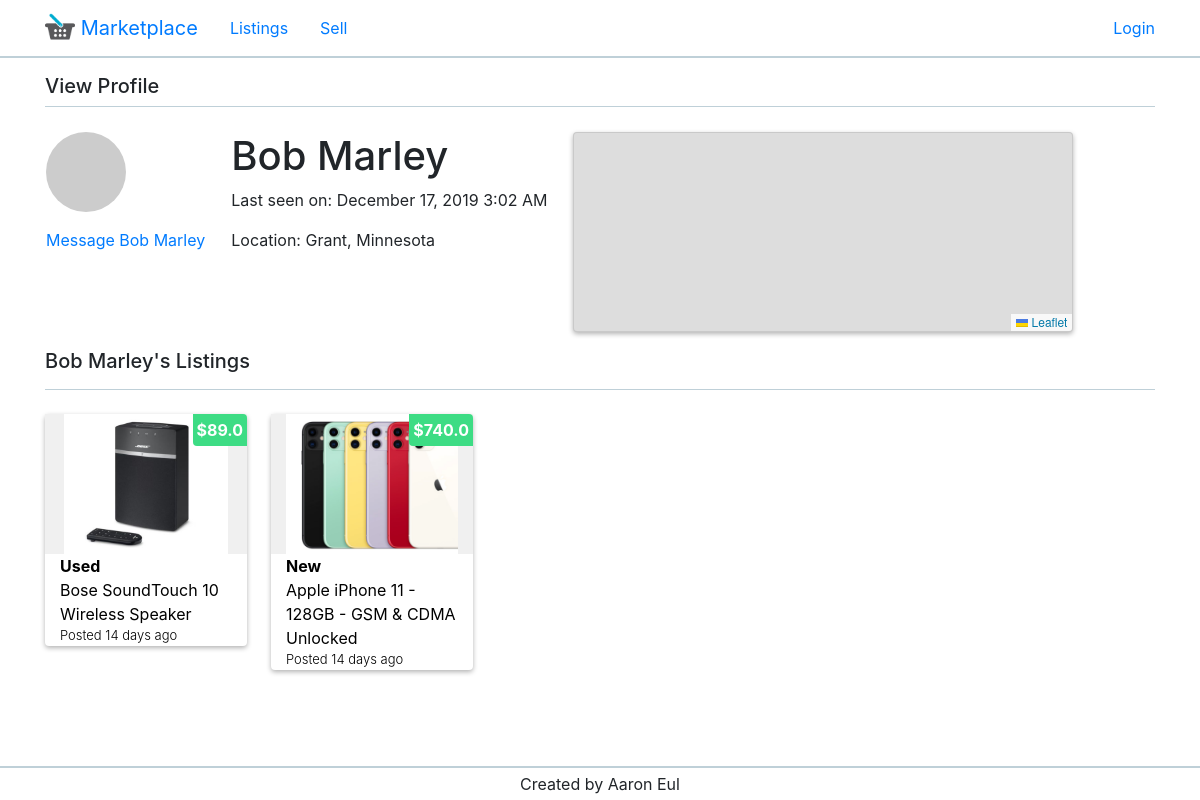
/user/2, run on the app's committed database.
### app/models.py (models this page shows, shortened)
class User(UserMixin, db.Model):
    id = db.Column(db.Integer, primary_key=True)
    name = db.Column(db.String(30))
    email = db.Column(db.String(120), index=True, unique=True)
    password_hash = db.Column(db.String(128))
    state = db.Column(db.String(20))
    city = db.Column(db.String(50))
    listings = db.relationship('Listing', backref='author', lazy='dynamic')
    last_seen = db.Column(db.DateTime, default=datetime.utcnow)
    def avatar(self, size):
        digest = md5(self.email.lower().encode('utf-8')).hexdigest()
        return 'https://www.gravatar.com/avatar/{}?d=identicon&s={}'.format(digest, size)

class Listing(db.Model):
    id = db.Column(db.Integer, primary_key=True)
    title = db.Column(db.String(100))
    price = db.Column(db.String(20))  # number db.Float
    condition = db.Column(db.String(10))
    body = db.Column(db.String(300))
    timestamp = db.Column(db.DateTime, index=True, default=datetime.utcnow)
    user_id = db.Column(db.Integer, db.ForeignKey('user.id'))

class Image(db.Model):
    id = db.Column(db.Integer, primary_key=True)
    name = db.Column(db.String(100))
    extension = db.Column(db.String(100))
    instance = db.Column(db.Integer)
    src = db.Column(db.String(100))
    listing_id = db.Column(db.Integer, db.ForeignKey('listing.id'))

### app/routes.py (the view)
@app.route('/user/<id>')
def user(id):
    _user = User.query.filter_by(id=id).first_or_404()
    listings = Listing.query.filter_by(user_id=_user.id).order_by(Listing.timestamp.desc()).all()
    favorite_listings = []
    if _user == current_user:
        favorites = Favorite.query.filter_by(user_id=current_user.id).all()
        for fav in favorites:
            _listing = Listing.query.filter_by(id=fav.listing_id).first()
            favorite_listings.append(_listing)
    images = {}
    for _listing in listings:
        images[_listing.id] = Image.query.filter_by(listing_id=_listing.id).first()
    return render_template('user.html', user=_user, listings=listings, images=images, title='View Profile', user_info=False, favorites=favorite_listings)

### app/routes.py (called while the page is built)
@app.before_request
def before_request():
    if current_user.is_authenticated:
        current_user.last_seen = datetime.utcnow()
        db.session.commit()

### app/templates/user.html (shortened to what this page needs)
{% extends "base.html" %}
{% block app_content %}
    <link rel="stylesheet" href="https://unpkg.com/leaflet@1.6.0/dist/leaflet.css"
/>
    <table id="user-table">
        <tr valign="top">
            <td class="mr-4">
                <img class="profile-image" src="{{ user.avatar(128) }}">
                {% if user == current_user %}
                    <p class="mt-3 mb-0"><a href="{{ url_for('edit_profile') }}">Edit your profile</a></p>
                {% else %}
                    <p class="mt-3 mb-0"><a href="{{ url_for('message', id=user.id) }}">Message {{ user.name }}</a></p>
                {% endif %}
            </td>
            <td class="mr-4">
                <h1>{{ user.name }}</h1>
                {% if user.last_seen %}
                    <p>Last seen on: {{ moment(user.last_seen).format('LLL') }}</p>
                {% endif %}
                <p>Location: {{ user.city }}, {{ user.state }}</p>
            </td>
            <td>
                <div id="map"></div>
            </td>
        </tr>
    </table>
    {% if listings %}
    <div class="title-container mt-3 mb-4">
        <h5 class="mt-3 mb-3">
            {% if user == current_user %}
                My
            {% else %}
                {{ user.name }}'s
            {% endif %}
            Listings
        </h5>
    </div>
    {% endif %}
    {% include "_listings.html" %}
{% endblock %}

### app/templates/_listing.html (shortened to what this page needs)
<div class="listing mb-4 ml-4">
    <a class="listing-a" href="{{ url_for('listing', id=listing.id) }}">
        <div class="price p-1">${{ listing.price }}</div>
        <div class="container-fluid image-container">
            <div>
                <img height="140" width="auto" src="../static/listing_images/{{ images[listing.id].src }}"/>
            </div>
        </div>
    </a>
    <div class="container-fluid">
        <a class="listing-a" href="{{ url_for('listing', id=listing.id) }}">
            <p class="condition m-0">{{ listing.condition }}</p>
            <p class="m-0">{{ listing.title }}</p>
            <p class="m-0 time-created">Posted {{ moment(listing.timestamp).fromNow() }}</p>
        </a>
    </div>
</div>

### app/static/style/style.css (style rules this page uses)
.profile-image { border-radius: 50%; }
#user-table td { display: inline-block; }
#map { width: 500px; height: 200px; overflow: hidden; box-shadow: 0 2px 5px rgba(0,0,0,0.3); border-radius: 4px; border: solid 1px #80808038; }
.listing { width: 202px; background: #fff; box-shadow: 0 2px 5px rgba(0,0,0,0.3); border-radius: 4px; position: relative; }
.listing a { color: black; text-decoration: none; }
.condition { font-weight: 700; }
.time-created { font-size: small; font-weight: 300; }
.image-container { background: #f0f0f0; height: 140px; text-align: center; }
.image-container > div { width: 100%; height: 100%; overflow: hidden; }
.price { position: absolute; right: 0; background: #3ddc84; border-bottom-left-radius: 4px; border-top-right-radius: 4px; color: white; font-weight: bold; text-align: center; }
.title-container { border-bottom: #bfd0d8 solid 1px; }

### data on the page
User: name "Bob Marley", last_seen "December 17, 2019 3:02 AM", city "Grant", state "Minnesota"
Listing: price "89.0", src (picture), condition "Used", title "Bose SoundTouch 10 Wireless Speaker", timestamp "14 days ago"
Listing: price "740.0", src (picture), condition "New", title "Apple iPhone 11 - 128GB - GSM & CDMA Unlocked", timestamp "14 days ago"

### other printed values
{{ title }} "View Profile"
